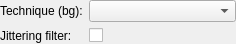
<?xml version="1.0" encoding="UTF-8"?>
<ui version="4.0">
 <class>qSlicerGPURayCastVolumeRenderingPropertiesWidget</class>
 <widget class="QWidget" name="qSlicerGPURayCastVolumeRenderingPropertiesWidget">
  <property name="geometry">
   <rect>
    <x>0</x>
    <y>0</y>
    <width>236</width>
    <height>44</height>
   </rect>
  </property>
  <property name="windowTitle">
   <string>GPU RayCast</string>
  </property>
  <layout class="QFormLayout" name="formLayout">
   <property name="leftMargin">
    <number>0</number>
   </property>
   <property name="topMargin">
    <number>0</number>
   </property>
   <property name="rightMargin">
    <number>0</number>
   </property>
   <property name="bottomMargin">
    <number>0</number>
   </property>
   <item row="0" column="0">
    <widget class="QLabel" name="RenderingTechniqueLabel">
     <property name="text">
      <string>Technique (bg):</string>
     </property>
    </widget>
   </item>
   <item row="0" column="1">
    <widget class="QComboBox" name="RenderingTechniqueComboBox">
     <property name="toolTip">
      <string>Select Ray casting technique for the background (default) volume.</string>
     </property>
    </widget>
   </item>
   <item row="1" column="0">
    <widget class="QLabel" name="JitteringLabel">
     <property name="text">
      <string>Jittering filter:</string>
     </property>
    </widget>
   </item>
   <item row="1" column="1">
    <widget class="QCheckBox" name="JitteringCheckBox">
     <property name="text">
      <string/>
     </property>
    </widget>
   </item>
  </layout>
 </widget>
 <resources/>
 <connections/>
</ui>
